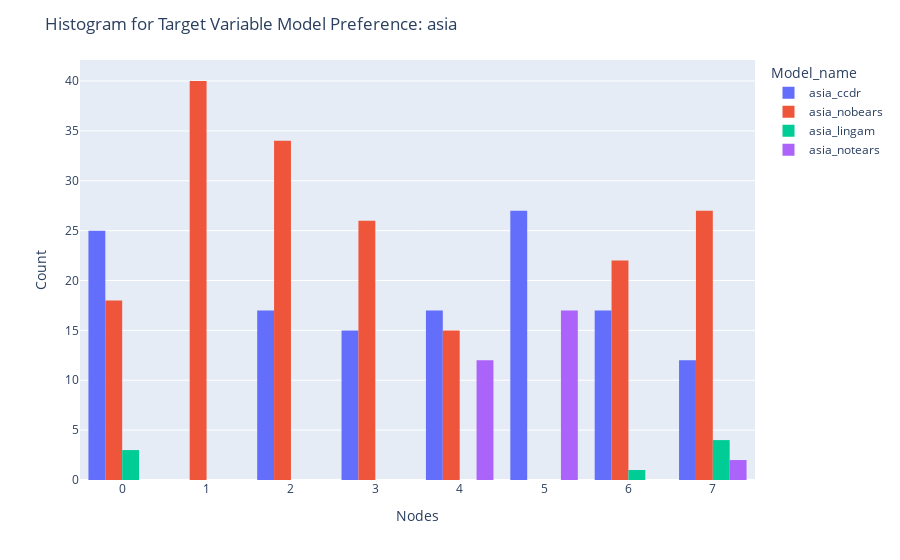

The notebook cell saved with this chart:
### Code cell
#Target Var vs Frequency
fig = px.histogram(df, x="Target", color='Model_name', barmode='group')
fig.update_layout(
    title_text=f'Histogram for Target Variable Model Preference: {dataset_name}', # title of plot
    xaxis_title_text='Nodes', # xaxis label
    yaxis_title_text='Count', # yaxis label
)
fig.update_xaxes(nticks=20)

fig.show()

### Figure 1 — Plotly figure (JSON) as saved in the notebook; plotly's stock layout.template omitted (floating-point values rounded to 4 significant figures; data arrays with more than 128 entries replaced by an {"elided": "..."} marker saying what was removed)
{"data": [{"alignmentgroup": "True", "bingroup": "x", "hovertemplate": "Model_name=asia_ccdr<br>Target=%{x}<br>count=%{y}<extra></extra>", "legendgroup": "asia_ccdr", "marker": {"color": "#636efa", "pattern": {"shape": ""}}, "name": "asia_ccdr", "offsetgroup": "asia_ccdr", "orientation": "v", "showlegend": true, "type": "histogram", "x": {"elided": "130 int values"}, "xaxis": "x", "yaxis": "y"}, {"alignmentgroup": "True", "bingroup": "x", "hovertemplate": "Model_name=asia_nobears<br>Target=%{x}<br>count=%{y}<extra></extra>", "legendgroup": "asia_nobears", "marker": {"color": "#EF553B", "pattern": {"shape": ""}}, "name": "asia_nobears", "offsetgroup": "asia_nobears", "orientation": "v", "showlegend": true, "type": "histogram", "x": {"elided": "182 int values"}, "xaxis": "x", "yaxis": "y"}, {"alignmentgroup": "True", "bingroup": "x", "hovertemplate": "Model_name=asia_lingam<br>Target=%{x}<br>count=%{y}<extra></extra>", "legendgroup": "asia_lingam", "marker": {"color": "#00cc96", "pattern": {"shape": ""}}, "name": "asia_lingam", "offsetgroup": "asia_lingam", "orientation": "v", "showlegend": true, "type": "histogram", "x": [0, 7, 0, 0, 7, 7, 7, 6], "xaxis": "x", "yaxis": "y"}, {"alignmentgroup": "True", "bingroup": "x", "hovertemplate": "Model_name=asia_notears<br>Target=%{x}<br>count=%{y}<extra></extra>", "legendgroup": "asia_notears", "marker": {"color": "#ab63fa", "pattern": {"shape": ""}}, "name": "asia_notears", "offsetgroup": "asia_notears", "orientation": "v", "showlegend": true, "type": "histogram", "x": [5, 4, 4, 5, 5, 5, 4, 5, 4, 5, 7, 5, 4, 4, 5, 7, 5, 4, 4, 5, 4, 5, 5, 4, 4, 5, 5, 5, 4, 5, 5], "xaxis": "x", "yaxis": "y"}], "layout": {"barmode": "group", "legend": {"title": {"text": "Model_name"}, "tracegroupgap": 0}, "margin": {"t": 60}, "title": {"text": "Histogram for Target Variable Model Preference: asia"}, "xaxis": {"anchor": "y", "domain": [0, 1], "nticks": 20, "title": {"text": "Nodes"}}, "yaxis": {"anchor": "x", "domain": [0, 1], "title": {"text": "Count"}}}}
